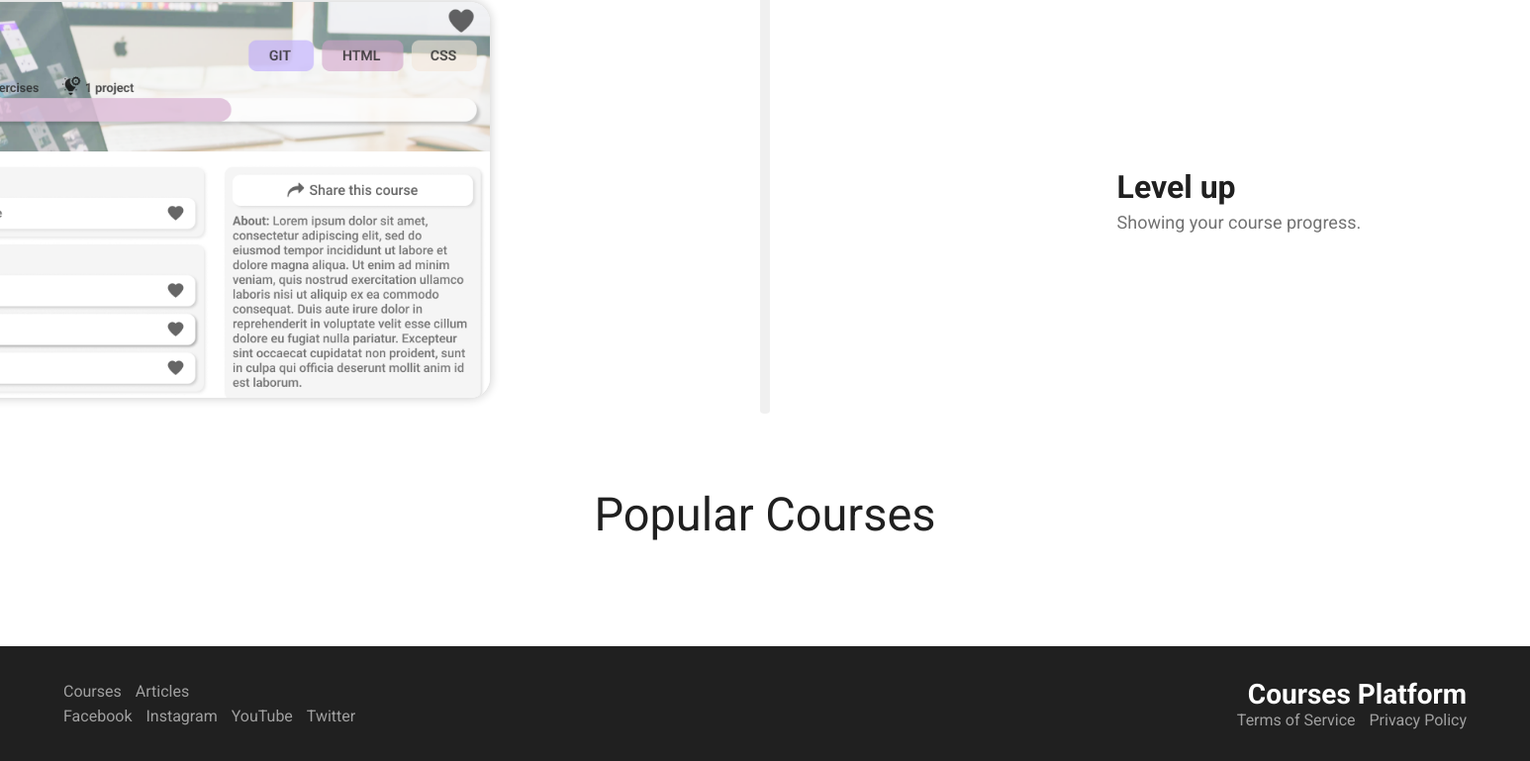
Before: / (lower part) with the older database file.
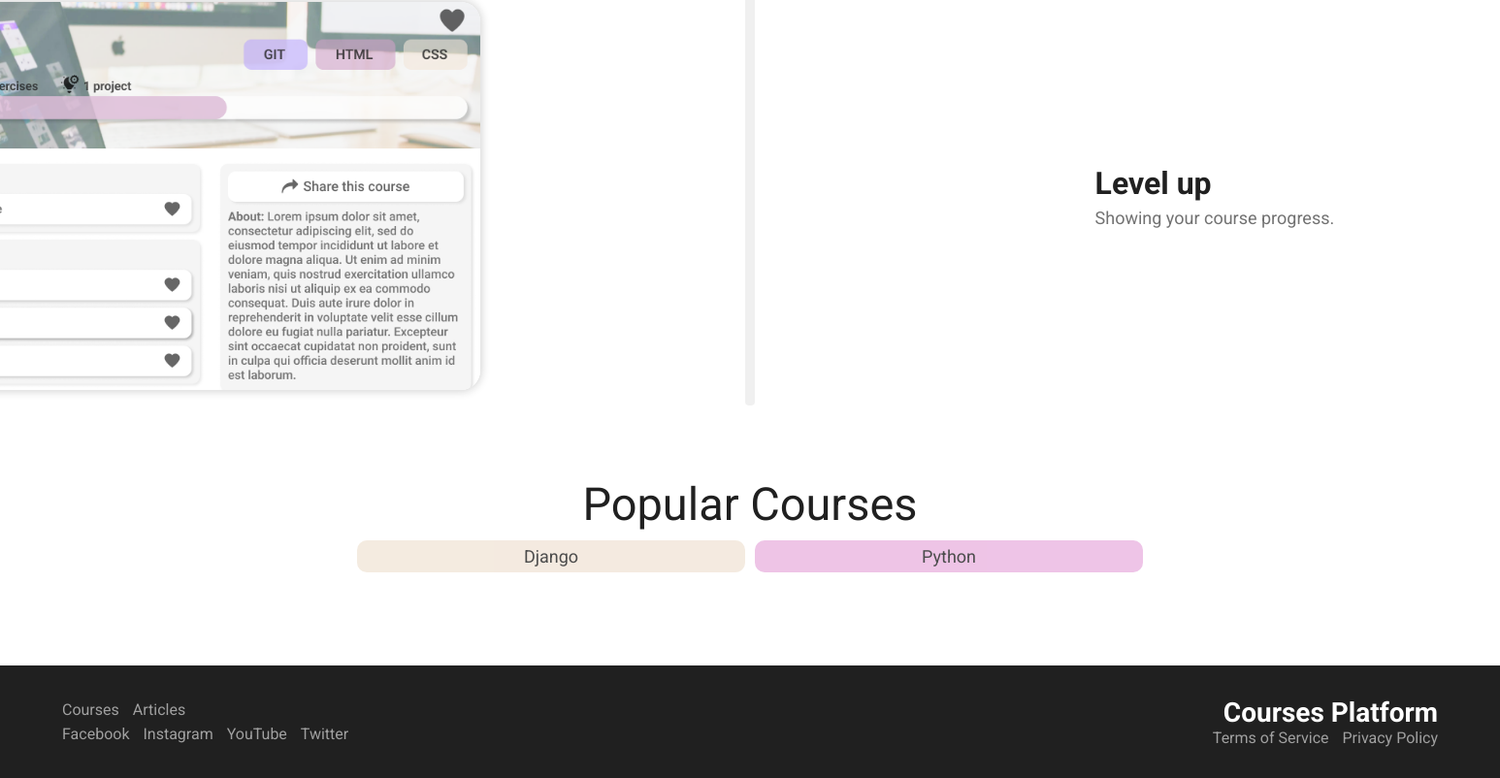
After: the same page with the newer database file.
### course/models.py (models this page shows, shortened)
class Tag(models.Model):
    name = models.CharField(max_length=100)

### user/views/main.py (the view)
# urls.py: path('', main.dashboard, name='dashboard'),
def dashboard(request):
    if request.user.is_authenticated:
        courses = []
        for course in Course.objects.all():
            if len(courses) < 3:
                if request.user in course.users_who_registered.all():
                    courses.append(course)
        return render(request, 'auth/dashboard.html', {
            'courses': courses,
        })
    else:
        tags = Tag.objects.filter(course__isnull=False).distinct()
        return render(request, 'auth/index.html', {
            'tags': tags,
        })

### user/templates/auth/index.html (shortened to what this page needs)
{% include 'main.html' %}
{% block title %}
    <link rel="stylesheet" href="/static/css/index.css">
{% endblock title %}
{% block content %}
<div class="content">
    <div class="about">
        <div class="about__content">
            <div class="about__content__line">
            </div>
            <div class="about__content__left">
                <div class="card card3">
                    <img src="/static/index/image2.png" alt="image 3">
                </div>
                <div class="card__desc">
                    <h2>Level up</h2>
                    <p>Showing your course progress.</p>
                </div>
            </div>
        </div>
    </div>
</div>
<div class="collection">
    <div class="title">Popular Courses</div>
   <div class="collection__titles">
    {% for tag in tags %}
        <div class="tag" style="background-color: {% if forloop.counter|divisibleby:3 %}#BBA8FD{% elif forloop.counter|divisibleby:2 %}#EAB6E1{% else %}#F2E6D9{% endif %}">
            {{ tag.name }}
        </div>
    {% endfor %}
   </div>
   <div class="page__content__courses" id='ShowAllCourses'></div>
</div>
<footer class="footer">
    <div class="footer__left">
        <div class="">
            <a href="/courses">Courses</a>
            <a href="/articles">Articles</a>
        </div>
        <div class="">
            <a href="">Facebook</a>
            <a href="">Instagram</a>
            <a href="">YouTube</a>
            <a href="">Twitter</a>
        </div>
    </div>
    <div class="footer__right">
        <div class="">
            <h2>Courses Platform</h2>
        </div>
        <div class="">
            <a href="/terms-of-service">Terms of Service</a>
            <a href="/privacy-policy">Privacy Policy</a>
        </div>
    </div>
</footer>
{% endblock content %}

### templates/main.html (shortened to what this page needs)
<!DOCTYPE html>
<html lang="en">
<head>
    <link rel="stylesheet" href="/static/css/main.css">
</head>
<body>
</body>
</html>

### static/css/main.css (style rules this page uses)
* { box-sizing: border-box; padding: 0; margin: 0; text-decoration: none; outline: none; border: none; }
body { background-color: var(--white); color: var(--primary); font-size: 18px; font-family: var(--Roboto); overflow-x: hidden; }
a { color: rgb(20,20,20,.9); }
a, button, input, textarea, select, textarea { transition: all .3s linear; }

### static/css/index.css (style rules this page uses)
.content { display: flex; justify-content: center; align-items: center; flex-direction: column; width: 100%; }
.about { height: 164vh; width: 100%; margin-bottom: 20vh; }
.title { color: var(--primary); font-size: calc((1vw + 1vh) * 2); padding: 10px 0; width: 100%; text-align: center; }
.about__content { width: 100%; position: relative; display: flex; justify-content: center; align-items: center; flex-direction: column; }
.about__content__left { display: flex; justify-content: space-between; align-items: center; width: 100%; margin: 4vh 0 2vh ; position: relative; }
.card { display: flex; justify-content: center; align-items: center; flex-direction: column; max-width: 47vw; min-height: 50vh; height: 100%; width: 100%; position: relative; border-radius: 20px; transition: all .3s linear; box-shadow: 0 0 10px 1px rgb(20,20,20,.2); }
.card3 img { left: -13vw; }
.card img { width: 60vw; height: 100%; object-fit: cover; border-radius: 20px; position: absolute; }
.about__content__line { background-color: #f0f0f0; width: 10px; height: 100%; top: 0; position: absolute; z-index: 1; display: flex; justify-content: start; align-items: start; flex-direction: column; border-radius: 4px; }
.card__desc { width: 47vw; height: 100%; display: flex; justify-content: center; align-items: start; flex-direction: column; gap: 6px; padding: 10px 5vw; transition: all .3s linear; position: relative; }
.card__desc h2 { font-size: 32px; }
.card__desc p { font-size: 18px; color: rgb(20,20,20,.6); }
.collection { width: 100%; margin-bottom: 6vh; }
.collection__titles { display: flex; justify-content: center; align-items: start; width: 100%; padding: 0 5%; gap: 10px; overflow-x: auto; overflow-y: hidden; }
.collection__titles .tag { padding: 6px 12px; border-radius: 10px; font-size: 18px; opacity: .8; transition: all .3s linear; cursor: pointer; width: 100%; max-width: 400px; text-align: center; }
.page__content__courses { justify-content: start; align-items: start; display: grid; grid-template-columns: 1fr 1fr; width: 100%; gap: 2vh; row-gap: 2vh; padding: 3vh 5% ; }
.footer { display: flex; justify-content: space-between; align-items: center; width: 100%; background-color: var(--primary); color: #bcbcbc; padding: 4vh 8vh; }
.footer__left { display: flex; justify-content: end; align-items: start; flex-direction: column; width: 50%; gap: 6px; }
.footer__left div { display: flex; justify-content: start; align-items: center; gap: 14px; }
.footer__left div a { font-size: 16px; color: #a0a0a0; }
.footer__right { display: flex; justify-content: end; align-items: end; flex-direction: column; width: 50%; }
.footer__right div h2 { font-size: 28px; color: var(--white); }
.footer__right div { display: flex; justify-content: start; align-items: center; gap: 14px; }
.footer__right div a { font-size: 16px; color: #a0a0a0; }

### static/css/variables.css (style rules this page uses)
:root { --black: #000; --white: #fff; --primary: #202020; --lightYellow: #f2e6d9; --pink: #EAB6E1; --violet: #bba8fd; --lilac: #DDC1EA; --lightBlue: #F3F8FF; --blue: #DEECFF; --lightViolet: #C6CFFF; --lightLilac: #E8D3FF; --Roboto: 'Roboto', sans-serif; --PaytoneOne: 'Paytone One', sans-serif; }

Changed rows visible on the page:
added Tag: name "Django"
added Tag: name "Python"
